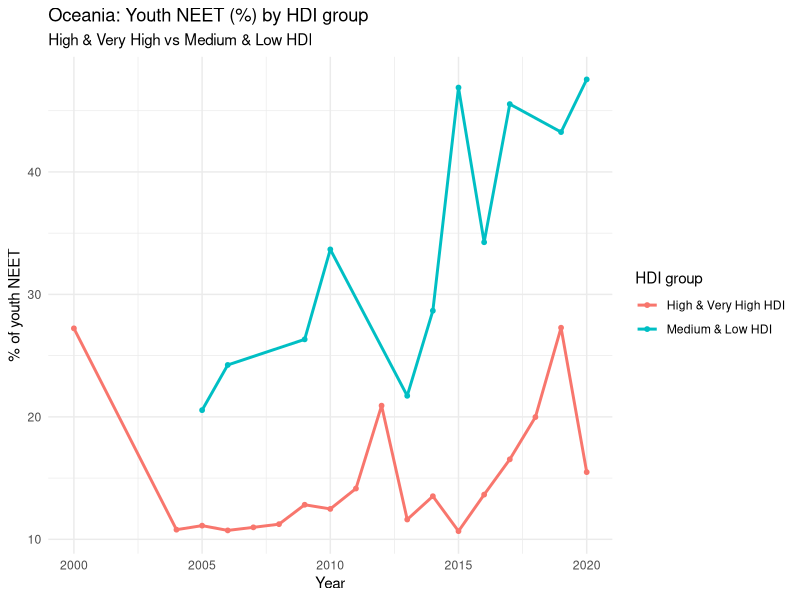

Write R code to recreate this figure.
library(readr)
library(dplyr)
library(ggplot2)

#Load merged dataset containing NEET rates, HDI values, and continent labels
df <- read_csv("youth_continents_hdi_2000_2020.csv")


df <- df %>%
  #Create HDI tiers and broader HDI groups for comparing NEET outcomes

  mutate(
    HDI_tier = case_when(
      HDI >= 0.800                    ~ "Very High",
      HDI >= 0.700 & HDI < 0.800      ~ "High",
      HDI >= 0.550 & HDI < 0.700      ~ "Medium",
      HDI < 0.550                     ~ "Low",
      TRUE                            ~ NA_character_
    ),
    HDI_group2 = case_when(
      HDI_tier %in% c("Very High", "High")   ~ "High & Very High HDI",
      HDI_tier %in% c("Medium", "Low")       ~ "Medium & Low HDI",
      TRUE                                   ~ NA_character_
    )
  ) %>%
  filter(!is.na(HDI_group2))   #remove rows without valid HDI grouping

#Compute annual average NEET for Oceania by HDI group
oceania <- df %>%
  filter(Continent == "Oceania") %>%
  group_by(Year, HDI_group2) %>%
  summarise(
    mean_neet = mean(share_neet, na.rm = TRUE),
    .groups = "drop"
  )

#Plot NEET trends over time for Oceanic HDI groups
ggplot(oceania, aes(x = Year, y = mean_neet, colour = HDI_group2)) +
  geom_line(linewidth = 1) +
  geom_point(size = 1.3) +
  labs(
    title = "Oceania: Youth NEET (%) by HDI group",
    subtitle = "High & Very High vs Medium & Low HDI",
    x = "Year",
    y = "% of youth NEET",
    colour = "HDI group"
  ) +
  theme_minimal()
